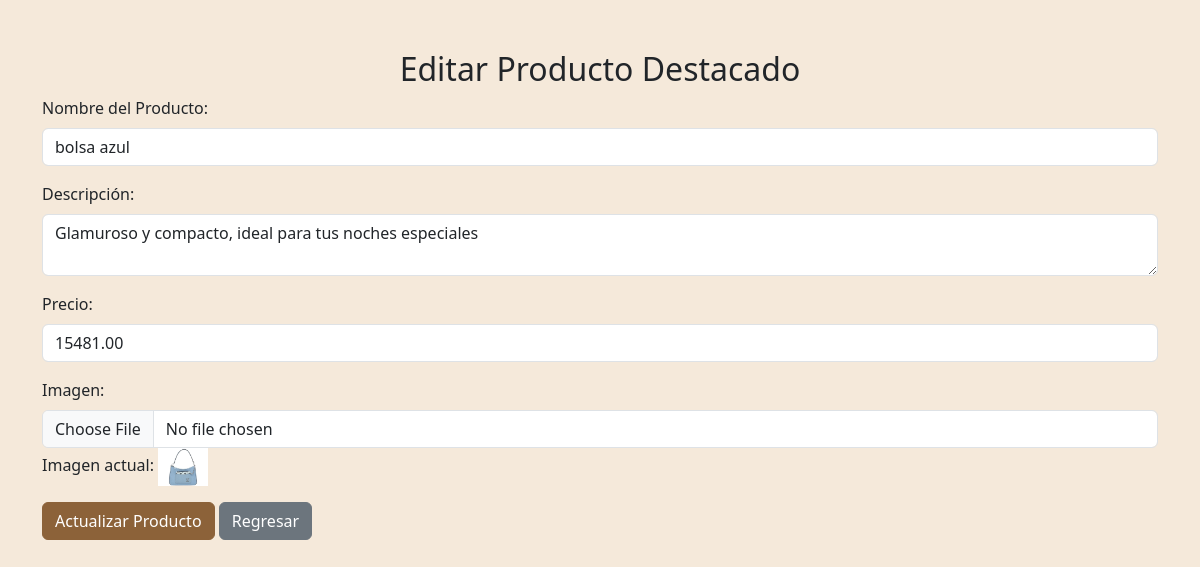
Page /tienda-bolsas-caras/editar_producto_destacado.php?id=3 (signed in) on the committed database.
### tables this page shows
CREATE TABLE `productos_destacados` (
  `id` int(11) NOT NULL,
  `nombre` varchar(255) NOT NULL,
  `descripcion` text NOT NULL,
  `precio` decimal(10,2) NOT NULL,
  `imagen` varchar(255) NOT NULL
);

### tienda-bolsas-caras/editar_producto_destacado.php (the view, shortened to what this page needs)
<?php
include 'db_connection.php';
if (isset($_GET['id'])) {
    $id = $_GET['id'];
    $sql = "SELECT * FROM productos_destacados WHERE id = :id";
    $stmt = $pdo->prepare($sql);
    $stmt->execute([':id' => $id]);
    $producto = $stmt->fetch(PDO::FETCH_ASSOC);
} else {
    header('Location: admin.php');
    exit;
}
?>
<!DOCTYPE html>
<html lang="es">
<head>
    <link href="https://cdn.jsdelivr.net/npm/bootstrap@5.3.3/dist/css/bootstrap.min.css" rel="stylesheet">
</head>
<body>
    <div class="container">
        <h2 class="text-center">Editar Producto Destacado</h2>
        <form action="editar_producto_destacado.php?id=<?php echo $producto['id']; ?>" method="POST" enctype="multipart/form-data">
            <div class="mb-3">
                <label for="nombre" class="form-label">Nombre del Producto:</label>
                <input type="text" name="nombre" class="form-control" value="<?php echo $producto['nombre']; ?>" required>
            </div>
            <div class="mb-3">
                <label for="descripcion" class="form-label">Descripción:</label>
                <textarea name="descripcion" class="form-control" required><?php echo $producto['descripcion']; ?></textarea>
            </div>
            <div class="mb-3">
                <label for="precio" class="form-label">Precio:</label>
                <input type="number" name="precio" class="form-control" step="0.01" value="<?php echo $producto['precio']; ?>" required>
            </div>
            <div class="mb-3">
                <label for="imagen" class="form-label">Imagen:</label>
                <input type="file" name="imagen" class="form-control">
                <p>Imagen actual: <img src="<?php echo $producto['imagen']; ?>" width="50"></p>
            </div>
            <button type="submit" class="btn btn-primary">Actualizar Producto</button>
            <a href="admin.php" class="btn btn-secondary">Regresar</a>
        </form>
    </div>
</body>
</html>

### tienda-bolsas-caras/editar_producto_destacado.php (style rules this page uses)
body { background-color: #f5e9da; margin-top: 50px; }
.container { margin-top: 50px; }
.btn-primary { background-color: #8c6239; border-color: #8c6239; }

### rows in the picture
productos_destacados: nombre "bolsa azul", descripcion "Glamuroso y compacto, ideal para tus noches especiales", precio "15481.00", imagen (picture)
